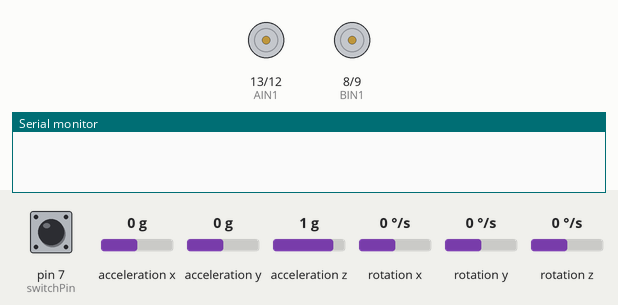
The sketch below on a simulated Arduino Uno, built with avr-gcc and run on an emulated ATmega328P. On the bench: motor-driver pin pairs drawn as motors (green arrow = first pin HIGH = forward, orange = second pin HIGH = backward, longer = more drive, scaled by the enable pin), the last lines printed to the serial monitor. The test bench sets the inputs (shaded band); at power-on: pin 7 (switchPin) HIGH, acceleration y 0 g, acceleration x 0 g, acceleration z 1 g, rotation x 0 °/s, rotation y 0 °/s, rotation z 0 °/s.

Above: at 1.2 s.
1.3 s: pin 7 (switchPin) pulled LOW for 0.15 s
At 2.1 s:
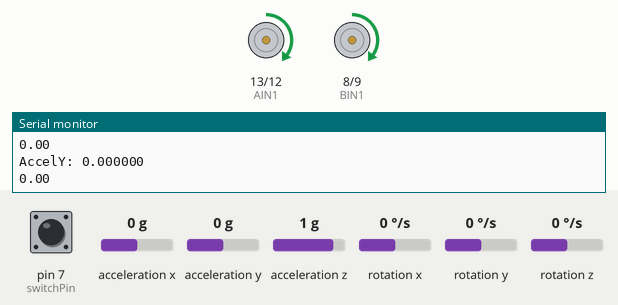
3.0 s: acceleration y set to -0.2 g
4.7 s: acceleration y set to -0.5 g
At 6.3 s:
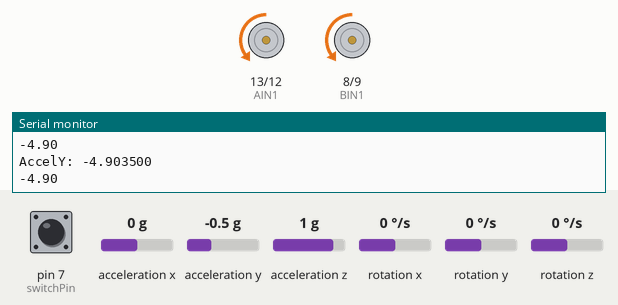
6.6 s: acceleration y set to -0.1 g
At 8.1 s:
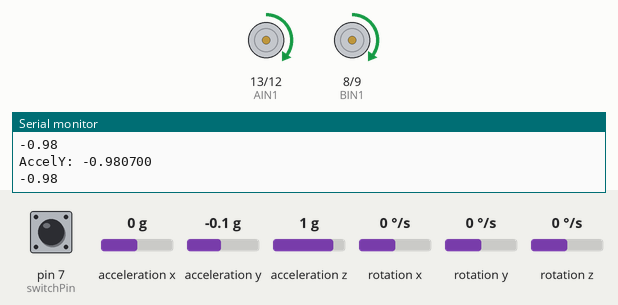
8.6 s: acceleration y set to -1.4 g
At 9.9 s:
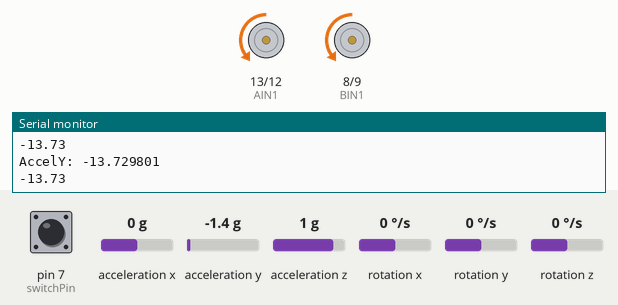
Timing chart, 0 to 11.5 s (numbered marks = the images above; inputs shaded):
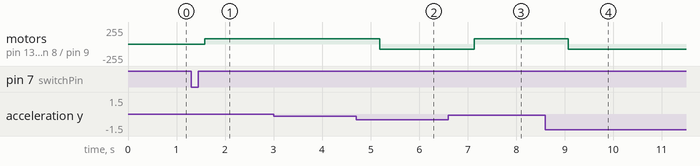

The sketch:

motor_control_code.ino
```cpp
/*
SparkFun Inventor’s Kit
Circuit 5B - Remote Control Robot

Control a two wheeled robot by sending direction commands through the serial monitor.
This sketch was adapted from one of the activities in the SparkFun Guide to Arduino.
Check out the rest of the book at
https://www.sparkfun.com/products/14326

This sketch was written by SparkFun Electronics, with lots of help from the Arduino community.
This code is completely free for any use.

View circuit diagram and instructions at: https://learn.sparkfun.com/tutorials/sparkfun-inventors-kit-experiment-guide---v40
Download drawings and code at: https://github.com/sparkfun/SIK-Guide-Code
*/

#include "MPU9250.h"

// an MPU9250 object with the MPU-9250 sensor on I2C bus 0 with address 0x68
MPU9250 IMU(Wire,0x68);
int status;


//the right motor will be controlled by the motor A pins on the motor driver

const int AIN1 = 13;           //control pin 1 on the motor driver for the right motor
const int AIN2 = 12;            //control pin 2 on the motor driver for the right motor
const int PWMA = 11;            //speed control pin on the motor driver for the right motor

//the left motor will be controlled by the motor B pins on the motor driver
const int PWMB = 10;           //speed control pin on the motor driver for the left motor
const int BIN2 = 9;           //control pin 2 on the motor driver for the left motor
const int BIN1 = 8;           //control pin 1 on the motor driver for the left motor

int switchPin = 7;             //switch to turn the robot on and off

const int driveTime = 20;      //this is the number of milliseconds that it takes the robot to drive 1 inch
                               //it is set so that if you tell the robot to drive forward 25 units, the robot drives about 25 inches

const int turnTime = 8;        //this is the number of milliseconds that it takes to turn the robot 1 degree
                               //it is set so that if you tell the robot to turn right 90 units, the robot turns about 90 degrees

                               //Note: these numbers will vary a little bit based on how you mount your motors, the friction of the
                               //surface that your driving on, and fluctuations in the power to the motors.
                               //You can change the driveTime and turnTime to make them more accurate

String botDirection;           //the direction that the robot will drive in (this change which direction the two motors spin in)
String distance;               //the distance to travel in each direction

/********************************************************************************/
void setup()
{

   // serial to display data
  Serial.begin(115200);
  while(!Serial) {}

  // start communication with IMU
  status = IMU.begin();
  if (status < 0) {
    Serial.println("IMU initialization unsuccessful");
    Serial.println("Check IMU wiring or try cycling power");
    Serial.print("Status: ");
    Serial.println(status);
    while(1) {}
  }
{
  pinMode(switchPin, INPUT_PULLUP);   //set this as a pullup to sense whether the switch is flipped

  //set the motor control pins as outputs
  pinMode(AIN1, OUTPUT);
  pinMode(AIN2, OUTPUT);
  pinMode(PWMA, OUTPUT);

  pinMode(BIN1, OUTPUT);
  pinMode(BIN2, OUTPUT);
  pinMode(PWMB, OUTPUT);


}
}
void rightMotor(int motorSpeed)                       //function for driving the right motor
{
  if (motorSpeed > 0)                                 //if the motor should drive forward (positive speed)
  {
    digitalWrite(AIN1, HIGH);                         //set pin 1 to high
    digitalWrite(AIN2, LOW);                          //set pin 2 to low
  }
  else if (motorSpeed < 0)                            //if the motor should drive backward (negative speed)
  {
    digitalWrite(AIN1, LOW);                          //set pin 1 to low
    digitalWrite(AIN2, HIGH);                         //set pin 2 to high
  }
  else                                                //if the motor should stop
  {
    digitalWrite(AIN1, LOW);                          //set pin 1 to low
    digitalWrite(AIN2, LOW);                          //set pin 2 to low
  }
  analogWrite(PWMA, abs(motorSpeed));                 //now that the motor direction is set, drive it at the entered speed
}

/********************************************************************************/
void leftMotor(int motorSpeed)                        //function for driving the left motor
{
  if (motorSpeed > 0)                                 //if the motor should drive forward (positive speed)
  {
    digitalWrite(BIN1, HIGH);                         //set pin 1 to high
    digitalWrite(BIN2, LOW);                          //set pin 2 to low
  }
  else if (motorSpeed < 0)                            //if the motor should drive backward (negative speed)
  {
    digitalWrite(BIN1, LOW);                          //set pin 1 to low
    digitalWrite(BIN2, HIGH);                         //set pin 2 to high
  }
  else                                                //if the motor should stop
  {
    digitalWrite(BIN1, LOW);                          //set pin 1 to low
    digitalWrite(BIN2, LOW);                          //set pin 2 to low
  }
  analogWrite(PWMB, abs(motorSpeed));                 //now that the motor direction is set, drive it at the entered speed
}
/********************************************************************************/
void loop(){

  if(digitalRead(7) == LOW){
  IMU.readSensor();  // read the sensor
  float y =  IMU.getAccelY_mss();
  while (y!=-2.501){
  IMU.readSensor();  // read the sensor
  Serial.print("AccelY: ");
  Serial.print(IMU.getAccelY_mss(),6);
  Serial.print("  ");
  Serial.println();
  delay(100);
  float y =  IMU.getAccelY_mss();
  Serial.print(y);
  Serial.print("  ");
  Serial.println();
/*The following section of code is designed to create a running average of values from the accelerometer. This was necessary to eliminate spikes in torque that created problems that caused t
 *the car to jerk back and forth in a way that did not allow for proper balance.
*/
      float prev_y1 = y;
      delay(10);
      float prev_y2 = y;
      delay(10);
      float prev_y3 = y;
      delay(10);
      float prev_y4 = y;
      delay(10);
      float prev_y5 = y;
      delay(10);
      float prev_y6 = y;
      delay(10);
      float prev_y7 = y;
      delay(10);
      float prev_y8 = y;
      delay(10);
      float prev_y9 = y;
      delay(10);
      float prev_y10 = y;
      delay(10);
      float prev_y11 = y;
      delay(10);
      float prev_y12 = y;
      delay(10);
      float prev_y13 = y;
      delay(10);
      float prev_y14 = y;
      delay(10);
      float prev_y15 = y;
      delay(10);
      float prev_y16 = y;
      delay(10);
      float prev_y17 = y;
      delay(10);
      float prev_y18 = y;

      float avg_y = (prev_y1 + prev_y2 + prev_y3 + prev_y4 + prev_y5 + prev_y6 + prev_y7 + prev_y8 + prev_y9 + prev_y10 + prev_y11 + prev_y12 + prev_y13 + prev_y14 + prev_y15 + prev_y16 + prev_y17 + prev_y18) / 18;


      if (avg_y >= -2.8 && avg_y <= -2.2)                  // if statement to decide direction, seems to not recieve data from the accelerometer
    {
        rightMotor(0);                                    // drive the right wheel forward
        leftMotor(0);
        Serial.println("motorstuff");                     // drive the left wheel forward
        // delay(driveTime * distance.toInt());           // drive the motors long enough travel the entered distance
        // rightMotor(0);                                 // turn the right motor off
        // leftMotor(0);
    }
      else if (avg_y > -2)
    {
        rightMotor(80);                                   // drive the right wheel forward
        leftMotor(80);                                    // drive the left wheel forward


    }
      else if (avg_y < -3)
    {
        rightMotor(-80);                                  // drive the right wheel backward
        leftMotor(-80);                                   // drive the left wheel backward

    }
      else
    {
      continue;
    }
  }
}
}
/********************************************************************************/
```

Measured:
- the behaviour switches between -0.3 and -0.4 g on acceleration y (found by bisection; images 1 and 2)
- the behaviour switches between -0.3 and -0.2 g on acceleration y (found by bisection; images 2 and 3)
- after the input at 1.3 s, motor on pin 13 (AIN1) / pin 12 (AIN2), motor on pin 8 (BIN1) / pin 9 (BIN2): stopped → forward 80/255 after 0.28 s
- after the input at 4.7 s, motor on pin 13 (AIN1) / pin 12 (AIN2), motor on pin 8 (BIN1) / pin 9 (BIN2): forward 80/255 → backward 80/255 after 0.49 s
- after the input at 6.6 s, motor on pin 13 (AIN1) / pin 12 (AIN2), motor on pin 8 (BIN1) / pin 9 (BIN2): backward 80/255 → forward 80/255 after 0.53 s
- after the input at 8.6 s, motor on pin 13 (AIN1) / pin 12 (AIN2), motor on pin 8 (BIN1) / pin 9 (BIN2): forward 80/255 → backward 80/255 after 0.48 s
